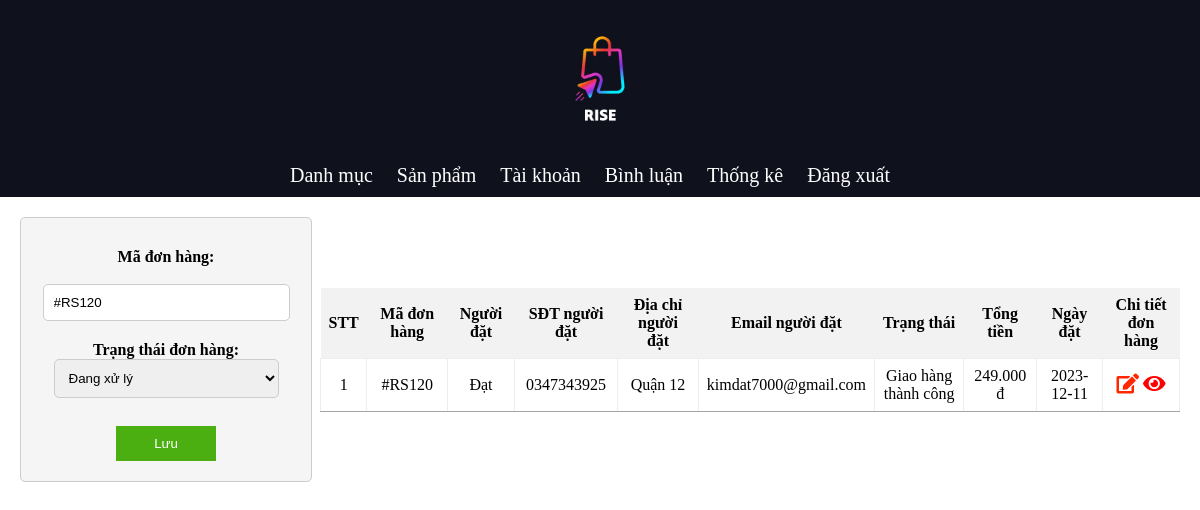
The app's page /admin/admin.php?pg=ctls_sua&id=120 with its own data.
### tables this page shows
CREATE TABLE `bill` (
  `id` int(4) NOT NULL,
  `id_us` int(4) NOT NULL,
  `nguoinhan_ten` varchar(100) NOT NULL,
  `nguoinhan_diachi` varchar(100) NOT NULL,
  `nguoinhan_dienthoai` int(11) NOT NULL,
  `nguoidat_ten` varchar(100) NOT NULL,
  `nguoidat_diachi` varchar(100) NOT NULL,
  `nguoidat_email` varchar(100) NOT NULL,
  `nguoidat_dienthoai` int(11) NOT NULL,
  `trangthai` varchar(100) NOT NULL,
  `total` int(15) NOT NULL,
  `ngaydat` date DEFAULT NULL
);

### dao/pdo.php (called while the page is built, shortened)
<?php
function pdo_get_connection()
{
    $dburl = "mysql:host=localhost;dbname=dataduan1;charset=utf8";
    $username = 'root';
    $password = '';
    $conn = new PDO($dburl, $username, $password);
    $conn->setAttribute(PDO::ATTR_ERRMODE, PDO::ERRMODE_EXCEPTION);
    return $conn;
}
function pdo_query($sql)
{
    $sql_args = array_slice(func_get_args(), 1);
    try {
        $conn = pdo_get_connection();
        $stmt = $conn->prepare($sql);
        $stmt->execute($sql_args);
        $rows = $stmt->fetchAll();
        return $rows;
    } catch (PDOException $e) {
        throw $e;
    } finally {
        unset($conn);
    }
}
function pdo_query_one($sql)
{
    $sql_args = array_slice(func_get_args(), 1);
    try {
        $conn = pdo_get_connection();
        $stmt = $conn->prepare($sql);
        $stmt->execute($sql_args);
        $row = $stmt->fetch(PDO::FETCH_ASSOC);
        return $row;
    } catch (PDOException $e) {
        throw $e;
    } finally {
        unset($conn);
    }
}

### dao/bill.php (called while the page is built, shortened)
<?php
require_once 'pdo.php';
function show_ctls(){
    $sql = "SELECT * FROM bill ORDER BY id DESC";
    return pdo_query($sql);
}
function getqldh($id)
{
    $sql = "SELECT * FROM bill WHERE id=?";
    return pdo_query_one($sql, $id);
}

### admin/quantri/udqldh.php (the view, shortened to what this page needs)
<?php
$kq = '';
$stt = 0;
foreach ($showb as $value) {
    extract($value);
    $stt++;
    $kq .= '<tr>
        <td>' . $stt . '</td>
        <td>#RS' . $id . '</td>
        <td>' . $nguoidat_ten . '</td>
        <td>0'. $nguoidat_dienthoai . '</td>
        <td>' . $nguoidat_diachi . '</td>
        <td>' . $nguoidat_email . '</td>
        <td>' . $trangthai . '</td>
        <td>' . number_format(floatval($total), 0, ",", ".") . ' đ</td>
        <td>' . $ngaydat . '</td>
        <td><a href="admin.php?pg=ctls_sua&id=' . $id . '"><i class="fas fa-edit" style="color: #ff2600;"></i></a> <a href="admin.php?pg=chitietlichsu&id=' . $id . '"><i class="fas fa-eye" style="color: #ff0000;"></i></a></td>
    </tr>';
}
if ((isset($_GET['id'])) && ($_GET['id'] > 0)) {
    $id = $_GET['id'];
    $udqldh = getqldh($id);
    extract($udqldh);
}
?>
<div style="text-align: center;" class="content">
    <div class="form-loai">
        <form name="" action="admin.php?pg=sua_qldh" method="post" onsubmit="return validateForm()">
            <div class="group">
                <label for="">Mã đơn hàng: </label><br>
                <input type="text" name="madh" id="madh" value="#RS<?= $id; ?>">
            </div>
            <div class="group">
                <label for="trangthai">Trạng thái đơn hàng:</label>
                <select name="trangthai" id="trangthai" value="<?= $trangthai; ?>">
                    <option value="Đang xử lý"> Đang xử lý</option>
                </select>
                <input type="hidden" name="id" value="<?= $id ?>"><br>
                <br>
                <input type="submit" name="suaqldh" value="Lưu" class="btn">
            </div>
        </form>
    </div>
    <table border="1">
        <tr>
            <th>STT</th>
            <th>Mã đơn hàng</th>
            <th>Người đặt</th>
            <th>SĐT người đặt</th>
            <th>Địa chỉ người đặt</th>
            <th>Email người đặt</th>
            <th>Trạng thái</th>
            <th>Tổng tiền</th>
            <th>Ngày đặt</th>
            <th>Chi tiết đơn hàng</th>
        </tr>
        <?php echo $kq; ?>
    </table>
</div>

### view/css/admin.css (style rules this page uses)
body { margin: 0; padding: 0; }
.form-loai { width: 100%; margin: 20px; }
form { width: 100%; max-width: 400px; background-color: #f5f5f5; border: 1px solid #ccc; padding: 20px; border-radius: 5px; }
label { display: block; font-weight: bold; margin-top: 10px; }
input[type="file"], input[type="text"], input[type="password"], select { width: 90%; padding: 10px; margin-bottom: 10px; border: 1px solid #ccc; border-radius: 5px; }
.btn { background-color: #007BFF; color: white; padding: 10px 20px; border: none; cursor: pointer; }
.content { display: flex; justify-content: space-between; align-items: flex-start; }
.form-loai { flex: 1; padding-right: 10px; }
table { flex: 2; }
table { margin: 20px; float: left; text-align: center; border: none; border-collapse: collapse; }
.btn { width: 100px; background-color: #4caf11; }
th { background-color: #f2f2f2; padding: 8px; border: none; }
td { border-bottom: 1px solid rgb(160, 166, 162); text-align: center; padding: 8px; }
a { text-decoration: none; font-size: 20px; }

### admin/quantri/udqldh.php (style rules this page uses)
.content { display: flex; align-items: center; flex-direction: row; }
table { width: 90%; }
.form-loai { max-width: 250px; width: 70%; }

### records on screen
bill: madh "#RS120", trangthai "Đang xử lý", id "120", nguoidat_ten "Đạt", nguoidat_dienthoai "347343925", nguoidat_diachi "Quận 12", nguoidat_email "kimdat7000@gmail.com", trangthai "Giao hàng thành công", total "249.000", ngaydat "2023-12-11"
